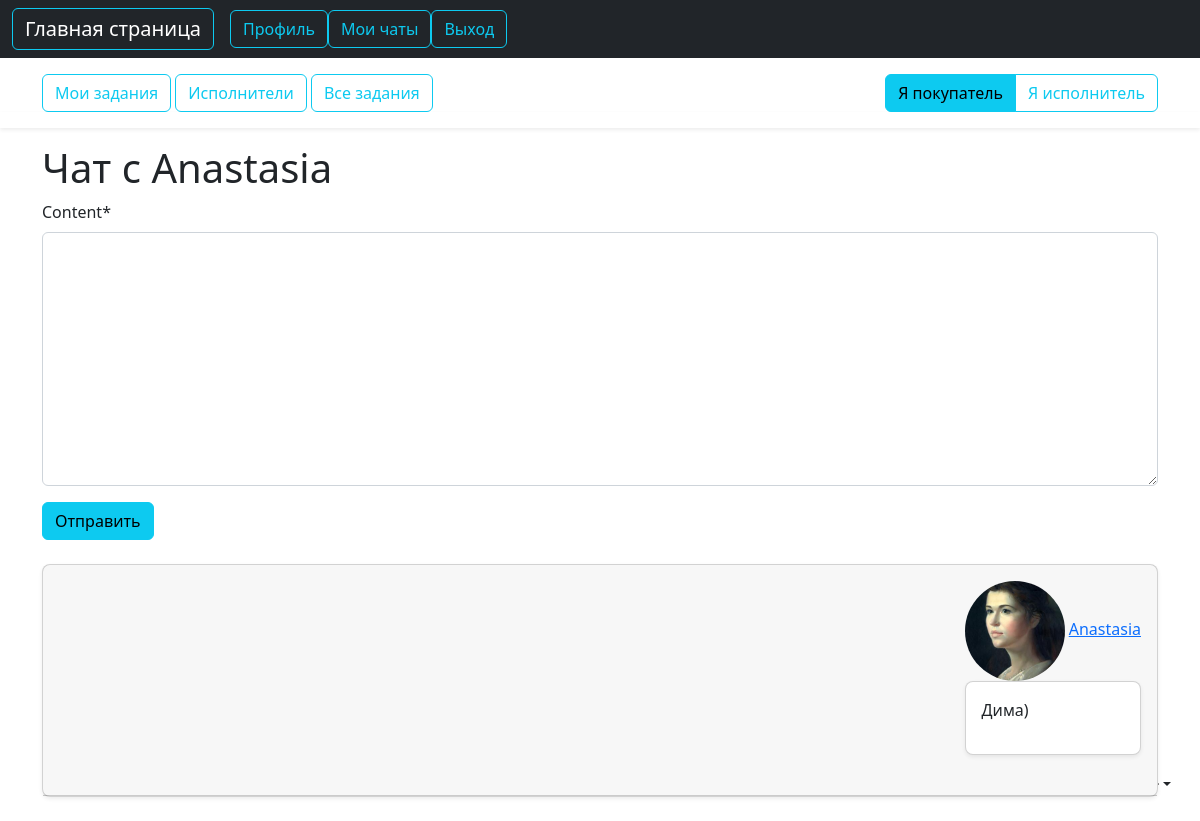
The page /users/chat/3/ (signed in) on the database as committed earlier.
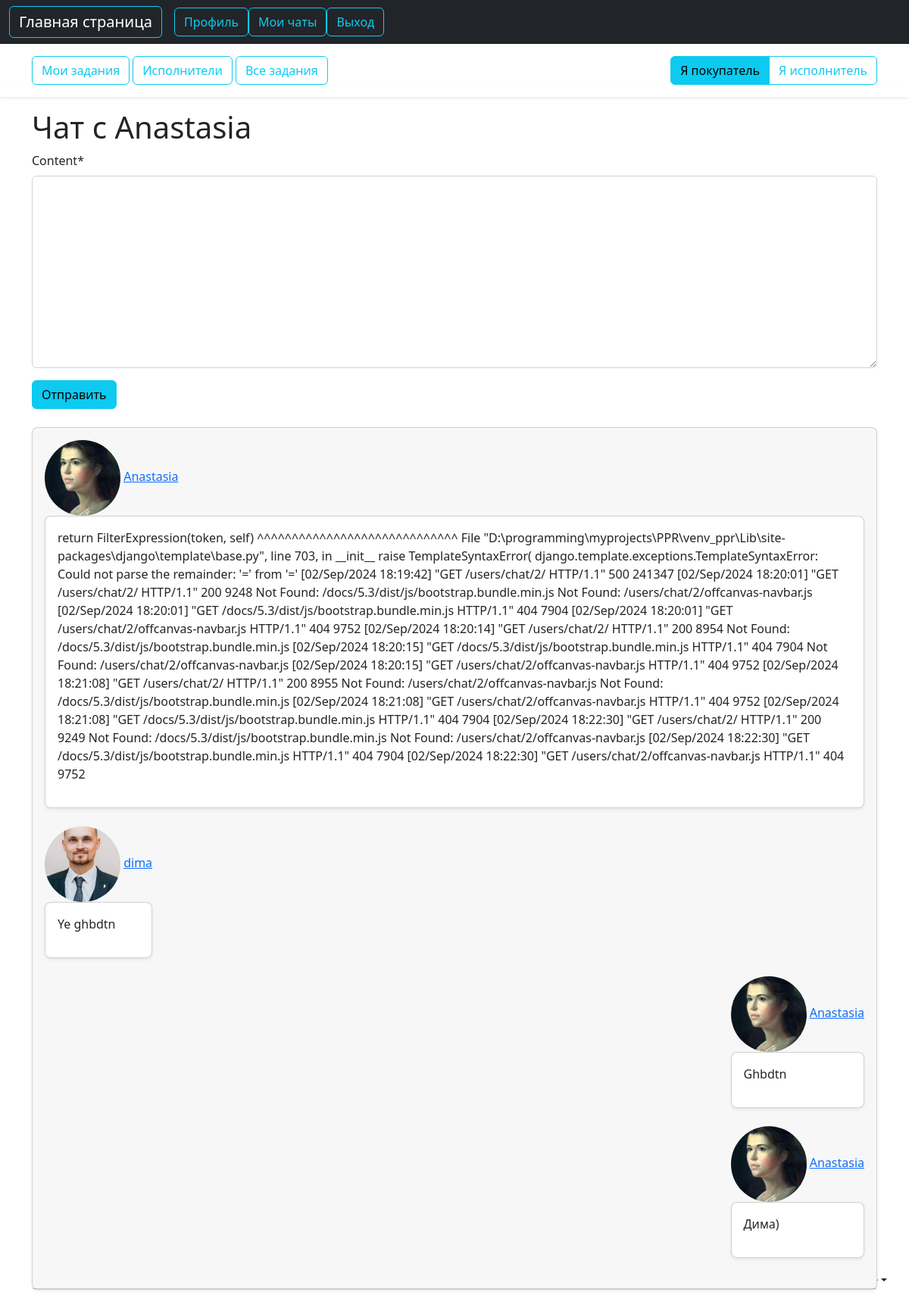
The same page on the database as committed later.
### users/models.py (models this page shows, shortened)
class Message(models.Model):
    conversation = models.ForeignKey(Conversation, on_delete=models.CASCADE)
    sender = models.ForeignKey(User, on_delete=models.CASCADE)
    content = models.TextField()
    timestamp = models.DateTimeField(auto_now_add=True)

class Profile(models.Model):
    user = models.OneToOneField(User, on_delete=models.CASCADE)
    image = models.ImageField(default='default.jpg', upload_to='profile_pics')

### users/views.py (the view, shortened to what this page needs)
# urls.py: path('chat/<int:user_id>/', user_views.chat_view, name='chat'),
@login_required
def chat_view(request, user_id):
    other_user = get_object_or_404(User, id=user_id)
    if Conversation.objects.filter(user1=other_user, user2=request.user) or Conversation.objects.filter(user2=other_user, user1=request.user):
        if Conversation.objects.filter(user1=other_user, user2=request.user):
            conversation, created = Conversation.objects.get_or_create(
            user2=request.user,
            user1=other_user
            )
            chat_messages = Message.objects.filter(conversation=conversation).order_by('-timestamp')
            if request.method == 'POST':
                form = MessageForm(request.POST)
                if form.is_valid():
                    chat_messages = form.save(commit=False)
                    chat_messages.conversation = conversation
                    chat_messages.sender = request.user
                    chat_messages.save()
                    return redirect('chat', user_id=user_id)
            else:
                form = MessageForm()
            return render(request, 'users/chat.html',
                          {'chat_messages': chat_messages, 'other_user': other_user, 'form': form})

### users/forms.py
class MessageForm(forms.ModelForm):
    class Meta:
        model = Message
        fields = ['content']

### users/templates/users/chat.html (shortened to what this page needs)
{% extends "searchwork/base_client.html" %}
{% load crispy_forms_tags %}
{% block content %}
    <h1>Чат с {{ other_user.username }}</h1>
    <form method="POST">
        {{ form|crispy }}
        <button class="btn btn-info" type="submit">Отправить</button>
    </form>
<br/>
    <div class="card mb-4 rounded-3 shadow-sm" id="chat_messages">
        <div class="card-header py-3">
        {% for chat_message in chat_messages %}
            {% if request.user == chat_message.sender %}
            <div class="d-flex justify-content-between">
                <div>
                <img class="rounded-circle article-img" src="{{ chat_message.sender.profile.image.url }}" width="100" height="100" alt="аватар заказчика">
                <a class="card-title pricing-card-title" href="#">{{ chat_message.sender.username }}</a>
                        <div class="card mb-4 rounded-3 shadow-sm">
                          <div class="card-body">
                               <p class="mr-2">{{ chat_message.content }}</p>
                          </div>
                        </div>
                </div>
            </div>
            {% else %}
            <div class="d-flex justify-content-between">
                <div>
                <img class="rounded-circle article-img" src="{{ chat_message.sender.profile.image.url }}" width="100" height="100" alt="аватар заказчика">
                <a class="card-title pricing-card-title" href="#">{{ chat_message.sender.username }}</a>
                        <div class="card mb-4 rounded-3 shadow-sm">
                          <div class="card-body">
                               <p class="mr-2">{{ chat_message.content }}</p>
                          </div>
                        </div>
                </div>
            </div>
            {% endif %}
        {% endfor %}
        </div>
    </div>
{% endblock content %}

Rows that differ between the two databases and show on the page:
added Message: sender.profile.image (picture), sender.username "Anastasia", content "return FilterExpression(token, self) ^^^^^^^^^^^^^^^^^^^^^^^^^^^^^ File \"D:\\programming\\myprojects\\PPR\\venv_ppr\\Lib\\site-packages\\django\\template\\base.py\", line 703, in __init__ raise TemplateSyntaxError( django.template.exceptions.TemplateSyntaxError: Could not parse the remainder: '=' from '=' [02/Sep/2024 18:19:42] \"GET /users/chat/2/ HTTP/1.1\" 500 241347 [02/Sep/2024 18:20:01] \"GET /users/chat/2/ HTTP/1.1\" 200 9248 Not Found: /docs/5.3/dist/js/bootstrap.bundle.min.js Not Found: /users/chat/2/offcanvas-navbar.js [02/Sep/2024 18:20:01] \"GET /docs/5.3/dist/js/bootstrap.bundle.min.js HTTP/1.1\" 404 7904 [02/Sep/2024 18:20:01] \"GET /users/chat/2/offcanvas-navbar.js HTTP/1.1\" 404 9752…"
added Message: sender.profile.image (picture), sender.username "dima", content "Ye ghbdtn"
added Message: sender.profile.image (picture), sender.username "Anastasia", content "Ghbdtn"
